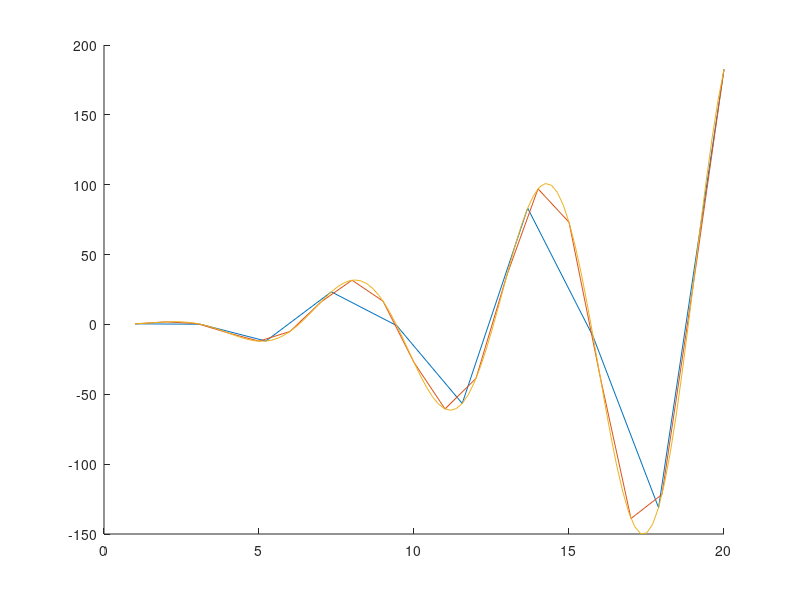

Source code (MATLAB):
function []=ex2()
	f = @(x) x.^2./2 .* sin(x);
	l = @(n) linspace(1, 20, n);
	hold on
	plot(l(10), f(l(10)));
	plot(l(20), f(l(20)));
	plot(l(100), f(l(100)));

	

